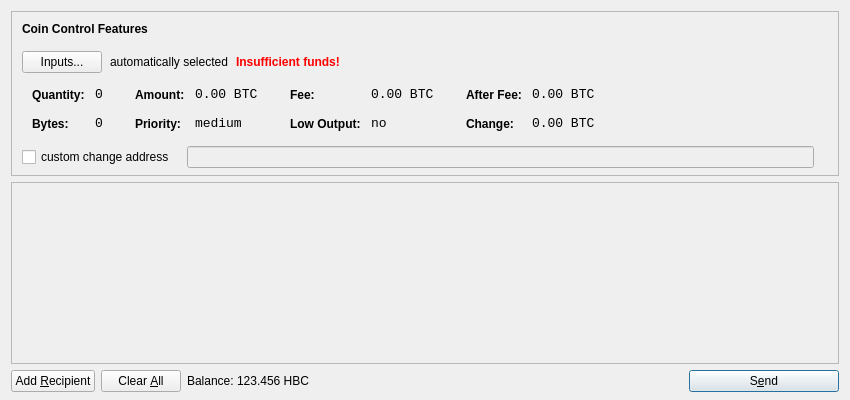
<?xml version="1.0" encoding="UTF-8"?>
<ui version="4.0">
 <class>SendCoinsDialog</class>
 <widget class="QDialog" name="SendCoinsDialog">
  <property name="geometry">
   <rect>
    <x>0</x>
    <y>0</y>
    <width>850</width>
    <height>400</height>
   </rect>
  </property>
  <property name="windowTitle">
   <string>Send Coins</string>
  </property>
  <layout class="QVBoxLayout" name="verticalLayout" stretch="0,1,0">
   <property name="bottomMargin">
    <number>8</number>
   </property>
   <item>
    <widget class="QFrame" name="frameCoinControl">
     <property name="sizePolicy">
      <sizepolicy hsizetype="Expanding" vsizetype="Expanding">
       <horstretch>0</horstretch>
       <verstretch>0</verstretch>
      </sizepolicy>
     </property>
     <property name="maximumSize">
      <size>
       <width>16777215</width>
       <height>16777215</height>
      </size>
     </property>
     <property name="frameShape">
      <enum>QFrame::StyledPanel</enum>
     </property>
     <property name="frameShadow">
      <enum>QFrame::Sunken</enum>
     </property>
     <layout class="QVBoxLayout" name="verticalLayoutCoinControl2">
      <property name="spacing">
       <number>-1</number>
      </property>
      <property name="leftMargin">
       <number>0</number>
      </property>
      <property name="topMargin">
       <number>0</number>
      </property>
      <property name="rightMargin">
       <number>0</number>
      </property>
      <property name="bottomMargin">
       <number>6</number>
      </property>
      <item>
       <layout class="QVBoxLayout" name="verticalLayoutCoinControl" stretch="0,0,0,0,1">
        <property name="spacing">
         <number>0</number>
        </property>
        <property name="leftMargin">
         <number>10</number>
        </property>
        <property name="topMargin">
         <number>10</number>
        </property>
        <item>
         <layout class="QHBoxLayout" name="horizontalLayoutCoinControl1">
          <property name="bottomMargin">
           <number>15</number>
          </property>
          <item>
           <widget class="QLabel" name="labelCoinControlFeatures">
            <property name="sizePolicy">
             <sizepolicy hsizetype="Preferred" vsizetype="Maximum">
              <horstretch>0</horstretch>
              <verstretch>0</verstretch>
             </sizepolicy>
            </property>
            <property name="font">
             <font>
              <weight>75</weight>
              <bold>true</bold>
             </font>
            </property>
            <property name="styleSheet">
             <string notr="true">font-weight:bold;</string>
            </property>
            <property name="text">
             <string>Coin Control Features</string>
            </property>
           </widget>
          </item>
         </layout>
        </item>
        <item>
         <layout class="QHBoxLayout" name="horizontalLayoutCoinControl2" stretch="0,0,0,0">
          <property name="spacing">
           <number>8</number>
          </property>
          <property name="bottomMargin">
           <number>10</number>
          </property>
          <item>
           <widget class="QPushButton" name="pushButtonCoinControl">
            <property name="styleSheet">
             <string notr="true"/>
            </property>
            <property name="text">
             <string>Inputs...</string>
            </property>
           </widget>
          </item>
          <item>
           <widget class="QLabel" name="labelCoinControlAutomaticallySelected">
            <property name="text">
             <string>automatically selected</string>
            </property>
            <property name="margin">
             <number>5</number>
            </property>
           </widget>
          </item>
          <item>
           <widget class="QLabel" name="labelCoinControlInsuffFunds">
            <property name="font">
             <font>
              <weight>75</weight>
              <bold>true</bold>
             </font>
            </property>
            <property name="styleSheet">
             <string notr="true">color:red;font-weight:bold;</string>
            </property>
            <property name="text">
             <string>Insufficient funds!</string>
            </property>
            <property name="margin">
             <number>5</number>
            </property>
           </widget>
          </item>
          <item>
           <spacer name="horizontalSpacerCoinControl">
            <property name="orientation">
             <enum>Qt::Horizontal</enum>
            </property>
            <property name="sizeHint" stdset="0">
             <size>
              <width>40</width>
              <height>1</height>
             </size>
            </property>
           </spacer>
          </item>
         </layout>
        </item>
        <item>
         <widget class="QWidget" name="widgetCoinControl" native="true">
          <property name="sizePolicy">
           <sizepolicy hsizetype="Preferred" vsizetype="Preferred">
            <horstretch>0</horstretch>
            <verstretch>0</verstretch>
           </sizepolicy>
          </property>
          <property name="minimumSize">
           <size>
            <width>0</width>
            <height>0</height>
           </size>
          </property>
          <property name="styleSheet">
           <string notr="true"/>
          </property>
          <layout class="QHBoxLayout" name="horizontalLayoutCoinControl5">
           <property name="margin">
            <number>0</number>
           </property>
           <item>
            <layout class="QHBoxLayout" name="horizontalLayoutCoinControl3" stretch="0,0,0,1">
             <property name="spacing">
              <number>20</number>
             </property>
             <property name="topMargin">
              <number>0</number>
             </property>
             <property name="bottomMargin">
              <number>10</number>
             </property>
             <item>
              <layout class="QFormLayout" name="formLayoutCoinControl1">
               <property name="horizontalSpacing">
                <number>10</number>
               </property>
               <property name="verticalSpacing">
                <number>14</number>
               </property>
               <property name="leftMargin">
                <number>10</number>
               </property>
               <property name="topMargin">
                <number>4</number>
               </property>
               <property name="rightMargin">
                <number>6</number>
               </property>
               <item row="0" column="0">
                <widget class="QLabel" name="labelCoinControlQuantityText">
                 <property name="styleSheet">
                  <string notr="true">font-weight:bold;</string>
                 </property>
                 <property name="text">
                  <string>Quantity:</string>
                 </property>
                 <property name="margin">
                  <number>0</number>
                 </property>
                </widget>
               </item>
               <item row="0" column="1">
                <widget class="QLabel" name="labelCoinControlQuantity">
                 <property name="font">
                  <font>
                   <family>Monospace</family>
                   <pointsize>10</pointsize>
                  </font>
                 </property>
                 <property name="cursor">
                  <cursorShape>IBeamCursor</cursorShape>
                 </property>
                 <property name="contextMenuPolicy">
                  <enum>Qt::ActionsContextMenu</enum>
                 </property>
                 <property name="text">
                  <string notr="true">0</string>
                 </property>
                 <property name="margin">
                  <number>0</number>
                 </property>
                 <property name="textInteractionFlags">
                  <set>Qt::LinksAccessibleByMouse|Qt::TextSelectableByKeyboard|Qt::TextSelectableByMouse</set>
                 </property>
                </widget>
               </item>
               <item row="1" column="0">
                <widget class="QLabel" name="labelCoinControlBytesText">
                 <property name="styleSheet">
                  <string notr="true">font-weight:bold;</string>
                 </property>
                 <property name="text">
                  <string>Bytes:</string>
                 </property>
                </widget>
               </item>
               <item row="1" column="1">
                <widget class="QLabel" name="labelCoinControlBytes">
                 <property name="font">
                  <font>
                   <family>Monospace</family>
                   <pointsize>10</pointsize>
                  </font>
                 </property>
                 <property name="cursor">
                  <cursorShape>IBeamCursor</cursorShape>
                 </property>
                 <property name="contextMenuPolicy">
                  <enum>Qt::ActionsContextMenu</enum>
                 </property>
                 <property name="text">
                  <string notr="true">0</string>
                 </property>
                 <property name="textInteractionFlags">
                  <set>Qt::LinksAccessibleByMouse|Qt::TextSelectableByKeyboard|Qt::TextSelectableByMouse</set>
                 </property>
                </widget>
               </item>
              </layout>
             </item>
             <item>
              <layout class="QFormLayout" name="formLayoutCoinControl2">
               <property name="horizontalSpacing">
                <number>10</number>
               </property>
               <property name="verticalSpacing">
                <number>14</number>
               </property>
               <property name="leftMargin">
                <number>6</number>
               </property>
               <property name="topMargin">
                <number>4</number>
               </property>
               <property name="rightMargin">
                <number>6</number>
               </property>
               <item row="0" column="0">
                <widget class="QLabel" name="labelCoinControlAmountText">
                 <property name="styleSheet">
                  <string notr="true">font-weight:bold;</string>
                 </property>
                 <property name="text">
                  <string>Amount:</string>
                 </property>
                 <property name="margin">
                  <number>0</number>
                 </property>
                </widget>
               </item>
               <item row="0" column="1">
                <widget class="QLabel" name="labelCoinControlAmount">
                 <property name="font">
                  <font>
                   <family>Monospace</family>
                   <pointsize>10</pointsize>
                  </font>
                 </property>
                 <property name="cursor">
                  <cursorShape>IBeamCursor</cursorShape>
                 </property>
                 <property name="contextMenuPolicy">
                  <enum>Qt::ActionsContextMenu</enum>
                 </property>
                 <property name="text">
                  <string notr="true">0.00 BTC</string>
                 </property>
                 <property name="textInteractionFlags">
                  <set>Qt::LinksAccessibleByMouse|Qt::TextSelectableByKeyboard|Qt::TextSelectableByMouse</set>
                 </property>
                </widget>
               </item>
               <item row="1" column="0">
                <widget class="QLabel" name="labelCoinControlPriorityText">
                 <property name="styleSheet">
                  <string notr="true">font-weight:bold;</string>
                 </property>
                 <property name="text">
                  <string>Priority:</string>
                 </property>
                </widget>
               </item>
               <item row="1" column="1">
                <widget class="QLabel" name="labelCoinControlPriority">
                 <property name="font">
                  <font>
                   <family>Monospace</family>
                   <pointsize>10</pointsize>
                  </font>
                 </property>
                 <property name="cursor">
                  <cursorShape>IBeamCursor</cursorShape>
                 </property>
                 <property name="contextMenuPolicy">
                  <enum>Qt::ActionsContextMenu</enum>
                 </property>
                 <property name="text">
                  <string>medium</string>
                 </property>
                 <property name="textInteractionFlags">
                  <set>Qt::LinksAccessibleByMouse|Qt::TextSelectableByKeyboard|Qt::TextSelectableByMouse</set>
                 </property>
                </widget>
               </item>
              </layout>
             </item>
             <item>
              <layout class="QFormLayout" name="formLayoutCoinControl3">
               <property name="horizontalSpacing">
                <number>10</number>
               </property>
               <property name="verticalSpacing">
                <number>14</number>
               </property>
               <property name="leftMargin">
                <number>6</number>
               </property>
               <property name="topMargin">
                <number>4</number>
               </property>
               <property name="rightMargin">
                <number>6</number>
               </property>
               <item row="0" column="0">
                <widget class="QLabel" name="labelCoinControlFeeText">
                 <property name="styleSheet">
                  <string notr="true">font-weight:bold;</string>
                 </property>
                 <property name="text">
                  <string>Fee:</string>
                 </property>
                 <property name="margin">
                  <number>0</number>
                 </property>
                </widget>
               </item>
               <item row="0" column="1">
                <widget class="QLabel" name="labelCoinControlFee">
                 <property name="font">
                  <font>
                   <family>Monospace</family>
                   <pointsize>10</pointsize>
                  </font>
                 </property>
                 <property name="cursor">
                  <cursorShape>IBeamCursor</cursorShape>
                 </property>
                 <property name="contextMenuPolicy">
                  <enum>Qt::ActionsContextMenu</enum>
                 </property>
                 <property name="text">
                  <string notr="true">0.00 BTC</string>
                 </property>
                 <property name="textInteractionFlags">
                  <set>Qt::LinksAccessibleByMouse|Qt::TextSelectableByKeyboard|Qt::TextSelectableByMouse</set>
                 </property>
                </widget>
               </item>
               <item row="1" column="0">
                <widget class="QLabel" name="labelCoinControlLowOutputText">
                 <property name="styleSheet">
                  <string notr="true">font-weight:bold;</string>
                 </property>
                 <property name="text">
                  <string>Low Output:</string>
                 </property>
                </widget>
               </item>
               <item row="1" column="1">
                <widget class="QLabel" name="labelCoinControlLowOutput">
                 <property name="font">
                  <font>
                   <family>Monospace</family>
                   <pointsize>10</pointsize>
                  </font>
                 </property>
                 <property name="cursor">
                  <cursorShape>IBeamCursor</cursorShape>
                 </property>
                 <property name="contextMenuPolicy">
                  <enum>Qt::ActionsContextMenu</enum>
                 </property>
                 <property name="text">
                  <string>no</string>
                 </property>
                 <property name="textInteractionFlags">
                  <set>Qt::LinksAccessibleByMouse|Qt::TextSelectableByKeyboard|Qt::TextSelectableByMouse</set>
                 </property>
                </widget>
               </item>
              </layout>
             </item>
             <item>
              <layout class="QFormLayout" name="formLayoutCoinControl4">
               <property name="horizontalSpacing">
                <number>10</number>
               </property>
               <property name="verticalSpacing">
                <number>14</number>
               </property>
               <property name="leftMargin">
                <number>6</number>
               </property>
               <property name="topMargin">
                <number>4</number>
               </property>
               <property name="rightMargin">
                <number>6</number>
               </property>
               <item row="0" column="0">
                <widget class="QLabel" name="labelCoinControlAfterFeeText">
                 <property name="styleSheet">
                  <string notr="true">font-weight:bold;</string>
                 </property>
                 <property name="text">
                  <string>After Fee:</string>
                 </property>
                 <property name="margin">
                  <number>0</number>
                 </property>
                </widget>
               </item>
               <item row="0" column="1">
                <widget class="QLabel" name="labelCoinControlAfterFee">
                 <property name="font">
                  <font>
                   <family>Monospace</family>
                   <pointsize>10</pointsize>
                  </font>
                 </property>
                 <property name="cursor">
                  <cursorShape>IBeamCursor</cursorShape>
                 </property>
                 <property name="contextMenuPolicy">
                  <enum>Qt::ActionsContextMenu</enum>
                 </property>
                 <property name="text">
                  <string notr="true">0.00 BTC</string>
                 </property>
                 <property name="textInteractionFlags">
                  <set>Qt::LinksAccessibleByMouse|Qt::TextSelectableByKeyboard|Qt::TextSelectableByMouse</set>
                 </property>
                </widget>
               </item>
               <item row="1" column="0">
                <widget class="QLabel" name="labelCoinControlChangeText">
                 <property name="styleSheet">
                  <string notr="true">font-weight:bold;</string>
                 </property>
                 <property name="text">
                  <string>Change:</string>
                 </property>
                </widget>
               </item>
               <item row="1" column="1">
                <widget class="QLabel" name="labelCoinControlChange">
                 <property name="font">
                  <font>
                   <family>Monospace</family>
                   <pointsize>10</pointsize>
                  </font>
                 </property>
                 <property name="cursor">
                  <cursorShape>IBeamCursor</cursorShape>
                 </property>
                 <property name="contextMenuPolicy">
                  <enum>Qt::ActionsContextMenu</enum>
                 </property>
                 <property name="text">
                  <string notr="true">0.00 BTC</string>
                 </property>
                 <property name="textInteractionFlags">
                  <set>Qt::LinksAccessibleByMouse|Qt::TextSelectableByKeyboard|Qt::TextSelectableByMouse</set>
                 </property>
                </widget>
               </item>
              </layout>
             </item>
            </layout>
           </item>
          </layout>
         </widget>
        </item>
        <item>
         <layout class="QHBoxLayout" name="horizontalLayoutCoinControl4" stretch="0,0,0">
          <property name="spacing">
           <number>12</number>
          </property>
          <property name="sizeConstraint">
           <enum>QLayout::SetDefaultConstraint</enum>
          </property>
          <property name="topMargin">
           <number>5</number>
          </property>
          <property name="rightMargin">
           <number>5</number>
          </property>
          <item>
           <widget class="QCheckBox" name="checkBoxCoinControlChange">
            <property name="text">
             <string>custom change address</string>
            </property>
           </widget>
          </item>
          <item>
           <widget class="QLineEdit" name="lineEditCoinControlChange">
            <property name="enabled">
             <bool>false</bool>
            </property>
            <property name="sizePolicy">
             <sizepolicy hsizetype="Expanding" vsizetype="Fixed">
              <horstretch>0</horstretch>
              <verstretch>0</verstretch>
             </sizepolicy>
            </property>
           </widget>
          </item>
          <item>
           <widget class="QLabel" name="labelCoinControlChangeLabel">
            <property name="sizePolicy">
             <sizepolicy hsizetype="Preferred" vsizetype="Expanding">
              <horstretch>0</horstretch>
              <verstretch>0</verstretch>
             </sizepolicy>
            </property>
            <property name="minimumSize">
             <size>
              <width>0</width>
              <height>0</height>
             </size>
            </property>
            <property name="text">
             <string/>
            </property>
            <property name="margin">
             <number>3</number>
            </property>
           </widget>
          </item>
         </layout>
        </item>
        <item>
         <spacer name="verticalSpacerCoinControl">
          <property name="orientation">
           <enum>Qt::Vertical</enum>
          </property>
          <property name="sizeHint" stdset="0">
           <size>
            <width>800</width>
            <height>1</height>
           </size>
          </property>
         </spacer>
        </item>
       </layout>
      </item>
     </layout>
    </widget>
   </item>
   <item>
    <widget class="QScrollArea" name="scrollArea">
     <property name="widgetResizable">
      <bool>true</bool>
     </property>
     <widget class="QWidget" name="scrollAreaWidgetContents">
      <property name="geometry">
       <rect>
        <x>0</x>
        <y>0</y>
        <width>830</width>
        <height>165</height>
       </rect>
      </property>
      <layout class="QVBoxLayout" name="verticalLayout_2">
       <property name="margin">
        <number>0</number>
       </property>
       <item>
        <layout class="QVBoxLayout" name="entries">
         <property name="spacing">
          <number>6</number>
         </property>
        </layout>
       </item>
       <item>
        <spacer name="verticalSpacer">
         <property name="orientation">
          <enum>Qt::Vertical</enum>
         </property>
         <property name="sizeHint" stdset="0">
          <size>
           <width>20</width>
           <height>40</height>
          </size>
         </property>
        </spacer>
       </item>
      </layout>
     </widget>
    </widget>
   </item>
   <item>
    <layout class="QHBoxLayout" name="horizontalLayout">
     <item>
      <widget class="QPushButton" name="addButton">
       <property name="toolTip">
        <string>Send to multiple recipients at once</string>
       </property>
       <property name="text">
        <string>Add &amp;Recipient</string>
       </property>
       <property name="icon">
        <iconset resource="../bitcoin.qrc">
         <normaloff>:/icons/add</normaloff>:/icons/add</iconset>
       </property>
       <property name="autoDefault">
        <bool>false</bool>
       </property>
      </widget>
     </item>
     <item>
      <widget class="QPushButton" name="clearButton">
       <property name="sizePolicy">
        <sizepolicy hsizetype="Minimum" vsizetype="Fixed">
         <horstretch>0</horstretch>
         <verstretch>0</verstretch>
        </sizepolicy>
       </property>
       <property name="toolTip">
        <string>Remove all transaction fields</string>
       </property>
       <property name="text">
        <string>Clear &amp;All</string>
       </property>
       <property name="icon">
        <iconset resource="../bitcoin.qrc">
         <normaloff>:/icons/remove</normaloff>:/icons/remove</iconset>
       </property>
       <property name="autoRepeatDelay">
        <number>300</number>
       </property>
       <property name="autoDefault">
        <bool>false</bool>
       </property>
      </widget>
     </item>
     <item>
      <layout class="QHBoxLayout" name="horizontalLayout_2">
       <property name="spacing">
        <number>3</number>
       </property>
       <item>
        <widget class="QLabel" name="label">
         <property name="text">
          <string>Balance:</string>
         </property>
        </widget>
       </item>
       <item>
        <widget class="QLabel" name="labelBalance">
         <property name="cursor">
          <cursorShape>IBeamCursor</cursorShape>
         </property>
         <property name="text">
          <string>123.456 HBC</string>
         </property>
         <property name="textInteractionFlags">
          <set>Qt::LinksAccessibleByMouse|Qt::TextSelectableByKeyboard|Qt::TextSelectableByMouse</set>
         </property>
        </widget>
       </item>
      </layout>
     </item>
     <item>
      <spacer name="horizontalSpacer">
       <property name="orientation">
        <enum>Qt::Horizontal</enum>
       </property>
       <property name="sizeHint" stdset="0">
        <size>
         <width>40</width>
         <height>20</height>
        </size>
       </property>
      </spacer>
     </item>
     <item>
      <widget class="QPushButton" name="sendButton">
       <property name="minimumSize">
        <size>
         <width>150</width>
         <height>0</height>
        </size>
       </property>
       <property name="toolTip">
        <string>Confirm the send action</string>
       </property>
       <property name="text">
        <string>S&amp;end</string>
       </property>
       <property name="icon">
        <iconset resource="../bitcoin.qrc">
         <normaloff>:/icons/send</normaloff>:/icons/send</iconset>
       </property>
       <property name="default">
        <bool>true</bool>
       </property>
      </widget>
     </item>
    </layout>
   </item>
  </layout>
 </widget>
 <resources>
  <include location="../bitcoin.qrc"/>
 </resources>
 <connections/>
</ui>
